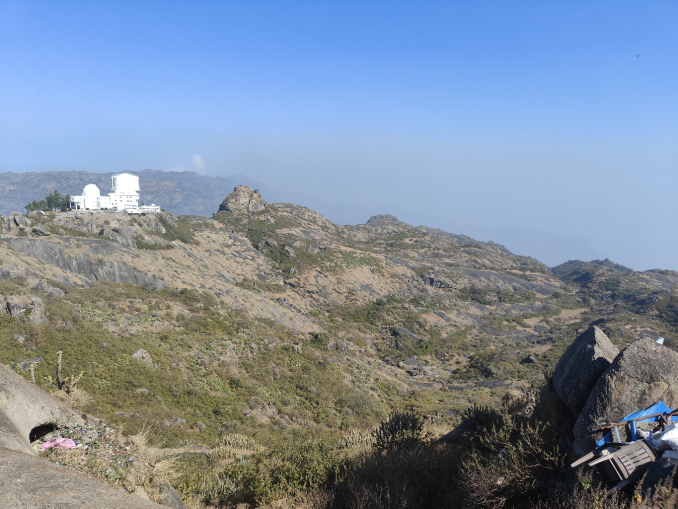
#> input picture test_images/test_image.jpg, 1356 x 1017 px (shown at 1/2 size); its folder holds only this picture in this run
$ python -i image_analyzer.py   (imports and definitions only)   (older library calls are emulated)
#> lines starting #> are read from the running program, lines starting #| are printed output that depends on the picture; after the words box and inside, x2 and y2 are one past the last pixel; in counts of white or black regions, pixels touching at a corner belong together
"""
Enhanced Image Analysis Module
Extracts visual metadata: face detection, scene classification, color analysis, quality scoring.
Uses YOLOv8n for face detection, heuristics for scene/color/quality.
"""

import numpy as np
from PIL import Image
import os

_yolo_model = None

def _get_yolo_model():
    global _yolo_model
    if _yolo_model is None:
        from ultralytics import YOLO
        _yolo_model = YOLO("yolov8n.pt")
    return _yolo_model


class ImageAnalyzer:
    """Extracts enhanced visual metadata from images."""

    COLOR_RANGES = {
        'red':      ((0, 70, 50), (10, 255, 255)),
        'red2':     ((170, 70, 50), (179, 255, 255)),
        'orange':   ((11, 70, 50), (25, 255, 255)),
        'yellow':   ((26, 70, 50), (34, 255, 255)),
        'green':    ((35, 70, 50), (85, 255, 255)),
        'blue':     ((86, 70, 50), (130, 255, 255)),
        'purple':   ((131, 70, 50), (160, 255, 255)),
        'pink':     ((161, 50, 50), (169, 255, 255)),
        'white':    ((0, 0, 200), (179, 30, 255)),
        'black':    ((0, 0, 0), (179, 255, 50)),
        'gray':     ((0, 0, 51), (179, 30, 199)),
        'brown':    ((10, 50, 30), (30, 200, 150)),
    }

    SKY_BLUE_RANGE = ((90, 30, 150), (130, 255, 255))
    VEGETATION_RANGE = ((35, 40, 40), (85, 255, 255))

    def __init__(self):
        pass

    def analyze(self, image_path: str) -> dict:
        """
        Run all visual analyzers on an image.

        Returns dict with keys: face_count, has_faces, face_category,
        scene_type, scene_environment, dominant_colors, color_tone,
        color_vibrance, blur_score, is_blurry, exposure, quality_rating
        """
#> called with image_path = '../test_images/test_image.jpg'
        meta = {}
        try:
            img = Image.open(image_path)
#> img is the input picture: PIL image 1356x1017 RGB; mean R, G, B 126.1, 140.5, 157.3
            img.load()

            if img.mode != 'RGB':
                img = img.convert('RGB')

            img_array = np.array(img)

            meta.update(self._detect_faces(image_path))
            meta.update(self._classify_scene(img_array))
            meta.update(self._analyze_colors(img_array))
            meta.update(self._score_quality(img_array))

        except Exception as e:
            pass

        return meta

    def _detect_faces(self, image_path: str) -> dict:
        """
        Detect faces/people using YOLOv8n.
        Uses 'person' class detection as proxy for face presence.
        """
#> (the call stopped at in _get_yolo_model, `_yolo_model = YOLO("yolov8n.pt")`: ultralytics is not available in this run)
        result = {
            'face_count': 0,
            'has_faces': False,
            'face_category': 'no_faces'
        }

        try:
            model = _get_yolo_model()
            detections = model(image_path, verbose=False, conf=0.3)

            if detections and len(detections) > 0:
                boxes = detections[0].boxes
                person_count = 0

                for box in boxes:
                    if int(box.cls[0]) == 0:
                        person_count += 1

                result['face_count'] = person_count
                result['has_faces'] = person_count > 0

                if person_count == 0:
                    result['face_category'] = 'no_faces'
                elif person_count == 1:
                    result['face_category'] = 'portrait'
                elif person_count == 2:
                    result['face_category'] = 'duo'
                else:
                    result['face_category'] = 'group'
        except Exception:
            pass

        return result

    def _classify_scene(self, img_array: np.ndarray) -> dict:
        """
        Classify scene as indoor/outdoor and natural/urban using color heuristics.

        Strategy:
        - Top 1/3 of image: check for sky-blue → outdoor
        - Overall: check for green vegetation → natural
        - High edge density + low green → urban
        - Low sky + low green → indoor
        """
        result = {
            'scene_type': 'unknown',
            'scene_environment': 'unknown'
        }

        try:
            import cv2

            h, w = img_array.shape[:2]
#> h = 1017; w = 1356
            scale = 256 / max(h, w)
#> scale = 0.189
            small = cv2.resize(img_array, (int(w * scale), int(h * scale)))
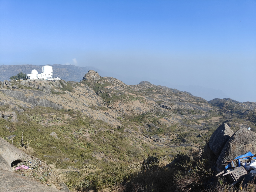
#> small: shape (192, 256, 3); mean R, G, B 125.9, 140.3, 157.2
            hsv = cv2.cvtColor(small, cv2.COLOR_RGB2HSV)
#> hsv: shape (192, 256, 3); mean H, S, V 67.7, 72.3, 168.5

            sh, sw = small.shape[:2]
#> sh = 192; sw = 256
            total_pixels = sh * sw
#> total_pixels = 49152

            top_third = hsv[:sh // 3, :, :]
#> top_third: shape (64, 256, 3); mean H, S, V 107.7, 113.8, 240.1
            top_pixels = top_third.shape[0] * top_third.shape[1]
#> top_pixels = 16384

            sky_lower = np.array(self.SKY_BLUE_RANGE[0])
            sky_upper = np.array(self.SKY_BLUE_RANGE[1])
            sky_mask = cv2.inRange(top_third, sky_lower, sky_upper)
#> sky_mask: shape (64, 256); every value is 255
            sky_ratio = np.count_nonzero(sky_mask) / max(top_pixels, 1)
#> sky_ratio = 1

            veg_lower = np.array(self.VEGETATION_RANGE[0])
            veg_upper = np.array(self.VEGETATION_RANGE[1])
            veg_mask = cv2.inRange(hsv, veg_lower, veg_upper)
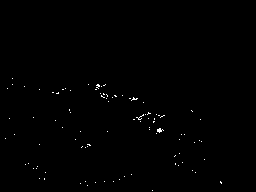
#> veg_mask: shape (192, 256); 0.38% white in thin lines or dots, all inside (x1, y1, x2, y2) = (5, 78, 222, 191)
            green_ratio = np.count_nonzero(veg_mask) / max(total_pixels, 1)
#> green_ratio = 0.00385

            gray = cv2.cvtColor(small, cv2.COLOR_RGB2GRAY)
            edges = cv2.Canny(gray, 50, 150)
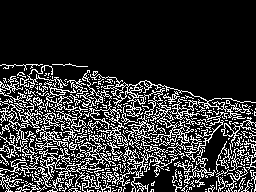
#> edges: shape (192, 256); 19.8% white in thin lines or dots, all inside (x1, y1, x2, y2) = (0, 63, 256, 192)
            edge_ratio = np.count_nonzero(edges) / max(total_pixels, 1)
#> edge_ratio = 0.198

            avg_brightness = np.mean(hsv[:, :, 2])
#> avg_brightness = 168.5

            if sky_ratio > 0.10:
                result['scene_type'] = 'outdoor'
            elif green_ratio > 0.15:
                result['scene_type'] = 'outdoor'
            elif avg_brightness > 160 and (sky_ratio > 0.05 or green_ratio > 0.08):
                result['scene_type'] = 'outdoor'
            else:
                result['scene_type'] = 'indoor'

            if result['scene_type'] == 'outdoor':
                if green_ratio > 0.15 and edge_ratio < 0.12:
                    result['scene_environment'] = 'natural'
                elif edge_ratio > 0.15:
                    result['scene_environment'] = 'urban'
                elif sky_ratio > 0.20 and green_ratio < 0.05:
                    result['scene_environment'] = 'sky'
                else:
                    result['scene_environment'] = 'mixed'
            else:
                result['scene_environment'] = 'indoor'

        except Exception:
            pass

        return result

    def _analyze_colors(self, img_array: np.ndarray) -> dict:
        """
        Analyze dominant colors, tone (warm/cool), and vibrance.

        Uses color histogram in HSV space for speed (no k-means).
        """
        result = {
            'dominant_colors': [],
            'color_tone': 'neutral',
            'color_vibrance': 'moderate'
        }

        try:
            import cv2

            h, w = img_array.shape[:2]
#> h = 1017; w = 1356
            scale = 128 / max(h, w)
#> scale = 0.0944
            small = cv2.resize(img_array, (int(w * scale), int(h * scale)))
#> small: shape (96, 128, 3)
            hsv = cv2.cvtColor(small, cv2.COLOR_RGB2HSV)
#> hsv: shape (96, 128, 3); mean H, S, V 67.9, 72.2, 168.8

            total_pixels = small.shape[0] * small.shape[1]
#> total_pixels = 12288

            color_counts = {}
            for color_name, (lower, upper) in self.COLOR_RANGES.items():
                mask = cv2.inRange(hsv, np.array(lower), np.array(upper))
                count = np.count_nonzero(mask)
                if color_name == 'red2':
                    color_counts['red'] = color_counts.get('red', 0) + count
                else:
                    color_counts[color_name] = color_counts.get(color_name, 0) + count
#> this loop made 12 passes
#> count on passes 1 to 12: 1, 0, 813, 562, 8, 4056, 0, 2, 98, 892, 1613, 2019
#> pass 1, in _analyze_colors, `mask = cv2.inRange(hsv, np.array(lower), np.array(upper))`:
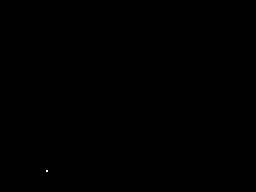
#> mask: shape (96, 128) (shown 2 times larger); 0.01% white in thin lines or dots, all inside (x1, y1, x2, y2) = (23, 85, 24, 86)
#> after the loop:
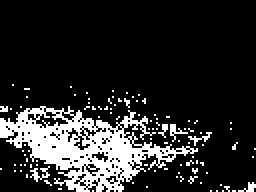
#> mask: shape (96, 128) (shown 2 times larger); 16.4% white; 101 white regions (96 under 20 px), largest, box (x1, y1, x2, y2) and area: (0, 53, 99, 96) 1724, (15, 83, 25, 91) 32, (85, 62, 94, 71) 27, (94, 66, 106, 73) 24, (119, 91, 128, 96) 21
#> after the loop, color_counts = 11 items

            sorted_colors = sorted(color_counts.items(), key=lambda x: x[1], reverse=True)
#> sorted_colors = [('blue', 4056), ('brown', 2019), ('gray', 1613), ('black', 892), ('orange', 813), ('yellow', 562), ('white', 98), ('green', 8), ('pink', 2), ('red', 1), ('purple', 0)]
            dominant = [name for name, count in sorted_colors
                       if count / max(total_pixels, 1) > 0.05][:3]
#> dominant = ['blue', 'brown', 'gray']
            result['dominant_colors'] = dominant if dominant else ['mixed']

            warm_colors = {'red', 'orange', 'yellow', 'brown'}
            cool_colors = {'blue', 'green', 'purple'}

            warm_pixels = sum(color_counts.get(c, 0) for c in warm_colors)
#> warm_pixels = 3395
            cool_pixels = sum(color_counts.get(c, 0) for c in cool_colors)
#> cool_pixels = 4064

            if warm_pixels > cool_pixels * 1.5:
                result['color_tone'] = 'warm'
            elif cool_pixels > warm_pixels * 1.5:
                result['color_tone'] = 'cool'
            else:
                result['color_tone'] = 'neutral'

            avg_saturation = np.mean(hsv[:, :, 1])
#> avg_saturation = 72.17
            if avg_saturation > 120:
                result['color_vibrance'] = 'vibrant'
            elif avg_saturation > 60:
                result['color_vibrance'] = 'moderate'
            else:
                result['color_vibrance'] = 'muted'

        except Exception:
            pass

        return result

    def _score_quality(self, img_array: np.ndarray) -> dict:
        """
        Score image quality: blur detection + exposure analysis.

        Blur: Laplacian variance (low = blurry)
        Exposure: Histogram analysis (clipped highlights/shadows)
        """
        result = {
            'blur_score': 0.0,
            'is_blurry': False,
            'exposure': 'unknown',
            'quality_rating': 'unknown'
        }

        try:
            import cv2

            gray = cv2.cvtColor(img_array, cv2.COLOR_RGB2GRAY)
#> gray: shape (1017, 1356)

            h, w = gray.shape
#> h = 1017; w = 1356
            scale = 512 / max(h, w)
#> scale = 0.378
            gray_resized = cv2.resize(gray, (int(w * scale), int(h * scale)))
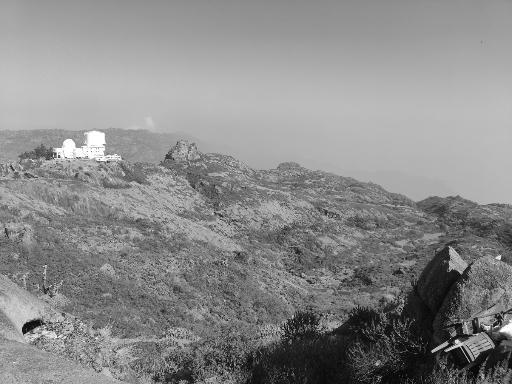
#> gray_resized: shape (384, 512); min 5, max 255, mean 138

            laplacian = cv2.Laplacian(gray_resized, cv2.CV_64F)
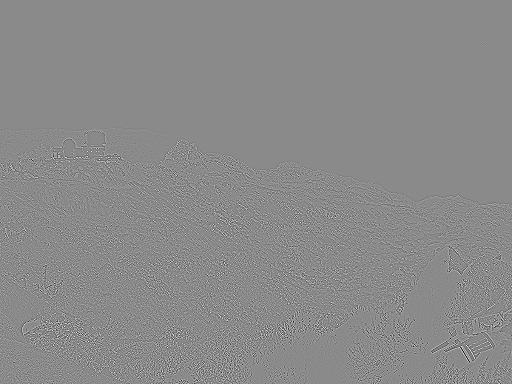
#> laplacian: shape (384, 512) float64; min -633, max 535, mean 0; drawn with min black and max white
            blur_score = float(laplacian.var())
#> blur_score = 3190.2
            result['blur_score'] = round(blur_score, 1)
            result['is_blurry'] = blur_score < 100

            hist = cv2.calcHist([gray_resized], [0], None, [256], [0, 256])
#> hist = 256 values, max 4263 at index 185, min 0 at index 0, mean 768
            hist = hist.flatten()
            total_px = gray_resized.shape[0] * gray_resized.shape[1]
#> total_px = 196608

            dark_ratio = np.sum(hist[:20]) / total_px
#> dark_ratio = 0.0181
            bright_ratio = np.sum(hist[235:]) / total_px
#> bright_ratio = 0.00417

            mean_brightness = np.mean(gray_resized)
#> mean_brightness = 138

            if dark_ratio > 0.40:
                result['exposure'] = 'underexposed'
            elif bright_ratio > 0.40:
                result['exposure'] = 'overexposed'
            elif mean_brightness < 60:
                result['exposure'] = 'dark'
            elif mean_brightness > 200:
                result['exposure'] = 'bright'
            else:
                result['exposure'] = 'well_exposed'

            quality_points = 0
            if not result['is_blurry']:
                quality_points += 2
            if blur_score > 300:
                quality_points += 1
            if result['exposure'] == 'well_exposed':
                quality_points += 2
            elif result['exposure'] in ('dark', 'bright'):
                quality_points += 1

            if quality_points >= 4:
                result['quality_rating'] = 'excellent'
            elif quality_points >= 3:
                result['quality_rating'] = 'good'
            elif quality_points >= 2:
                result['quality_rating'] = 'fair'
            else:
                result['quality_rating'] = 'poor'

        except Exception:
            pass

        return result

>>> result = ImageAnalyzer().analyze('../test_images/test_image.jpg')
#> result = 9 items
